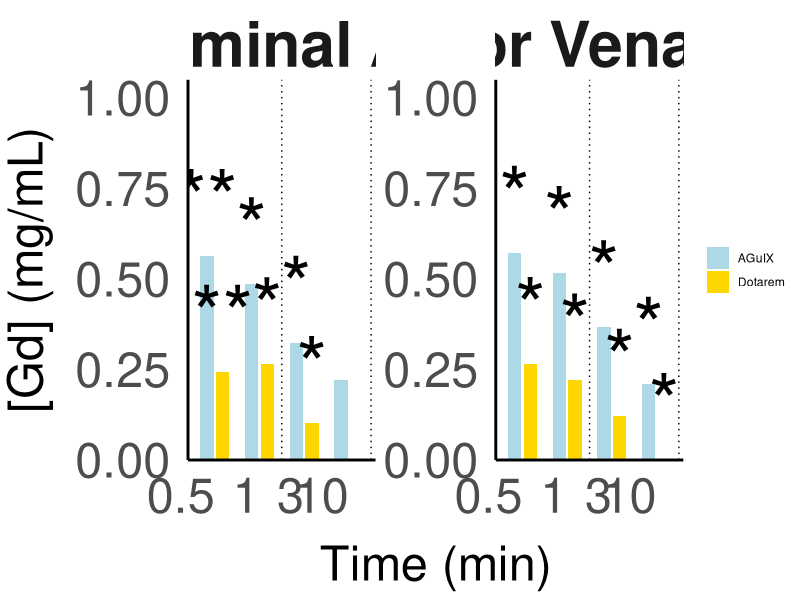
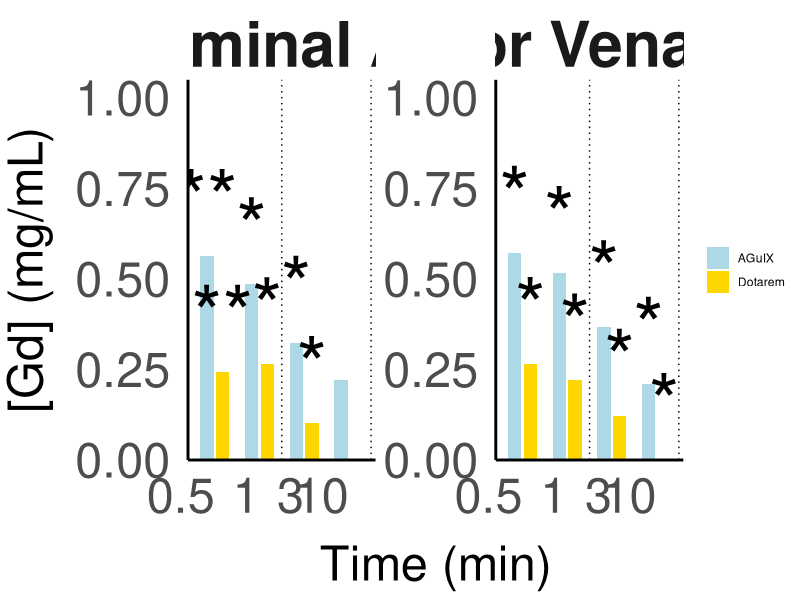

R code for these plots, in order:
library(ggplot2)
library(tidyr)
library(dplyr)

# Given your data setup
time_points <- c( 0.5, 1, 3, 10)

# Add significance values directly into the data frames
IVC_data <- data.frame(
  Time = factor(time_points, levels = time_points),
  AGuIX = c(
            0.572193647,
            0.516482852,
            0.366400906,
            0.2103856
  ),
  Dotarem = c(
              0.265211749,
              0.219756813,
              0.121848526,
              0
              
  ),
  Sig1 = c( 0.01074, 0.02637, 0.02916, 0.02726)
)

Aorta_data <- data.frame(
  Time = factor(time_points, levels = time_points),
  AGuIX = c(
            0.563418086,
            0.485002754,
            0.324007433,
            0.220293914
            
  ),
  Dotarem = c(
              0.243680181,
              0.264069932,
              0.101824741,
              -0.011757466
              
  ),
  Sig2 = c(0.007302, 0.0387, 0.02073, 0.06486)
)

# Reshape data for plotting and include Sig as part of the long data
IVC_long <- pivot_longer(IVC_data, cols = c(AGuIX, Dotarem), names_to = "Agent", values_to = "Signal") %>%
  mutate(Sig = ifelse(Agent == "AGuIX", Sig1, Sig1))

Aorta_long <- pivot_longer(Aorta_data, cols = c(AGuIX, Dotarem), names_to = "Agent", values_to = "Signal") %>%
  mutate(Sig = ifelse(Agent == "AGuIX", Sig2, Sig2))

# Combine datasets
combined_data <- bind_rows(IVC_long, Aorta_long) %>%
  mutate(Location = rep(c("Inferior Vena Cava", "Abdominal Aorta"), each = 8))

# Define aesthetic elements for consistency
font_family <- "Helvetica"
font_size_title <- 45
font_size_axis_title <- 35
font_size_text <- 35
font_size_facet <- 45

gg <- ggplot(combined_data, aes(x = Time, y = Signal, fill = Agent)) +
  geom_bar(stat = "identity", position = position_dodge(width = 0.7), width = 0.6) +
  scale_fill_manual(values = c("AGuIX" = "lightblue", "Dotarem" = "gold")) +
  facet_wrap(~Location, scales = "free_y") +
  labs(x = "Time (min)", y = "[Gd] (mg/mL)") +
  theme_minimal() +
  theme(
    text = element_text(family = font_family),
    plot.title = element_text(size = font_size_title, face = "bold", hjust = 0.5),
    axis.title.x = element_text(size = font_size_axis_title, margin = margin(t=15)),
    axis.title.y = element_text(size = font_size_axis_title, margin = margin(r=15)),
    axis.text = element_text(size = font_size_text),
    axis.text.y = element_text(hjust = -1, margin = margin(r = 10)),  # Adjust the right margin (r)
    axis.text.x = element_text(hjust = 1, vjust = 1, margin = margin(t = 10)),  # Adjust the top margin (t)
    legend.title = element_blank(),
    legend.text = element_text(),
    panel.grid.major = element_blank(),
    panel.grid.minor = element_blank(),
    strip.text = element_text(size = font_size_facet, face = "bold"),
    axis.line = element_line(color = "black", size = 1)
  ) +
  scale_y_continuous(expand = expansion(mult = c(0, 0.05)), limits = function(x) c(0, 1)) +
  geom_vline(xintercept = c(2.5, 4.5), linetype = "dotted", color = "black") +
  geom_text(data = filter(combined_data, Sig < 0.05 & Sig >= 0.01), aes(label = "*", group = Agent), position = position_dodge(width = 0.7), vjust = -0.5, color = "black", size = 20) +
  geom_text(data = filter(combined_data, Sig < 0.01 & Sig >= 0.001), aes(label = "**", group = Agent), position = position_dodge(width = 0.7), vjust = -0.5, color = "black", size = 20) +
  geom_text(data = filter(combined_data, Sig < 0.001), aes(label = "***", group = Agent), position = position_dodge(width = 0.7), vjust = -0.5, color = "red", size = 16) +
  geom_text(data = filter(combined_data, Location == "Inferior Vena Cava"), aes(x = Inf, y = Inf, label = "Global p < 0.01**"), vjust = 1.45, hjust = 1.65, color = "red", size = 12)

print(gg)
# Save the plot with specified dimensions
ggsave("output_plot.png", plot = gg, width = 7500, height = 2500, units = "px")

